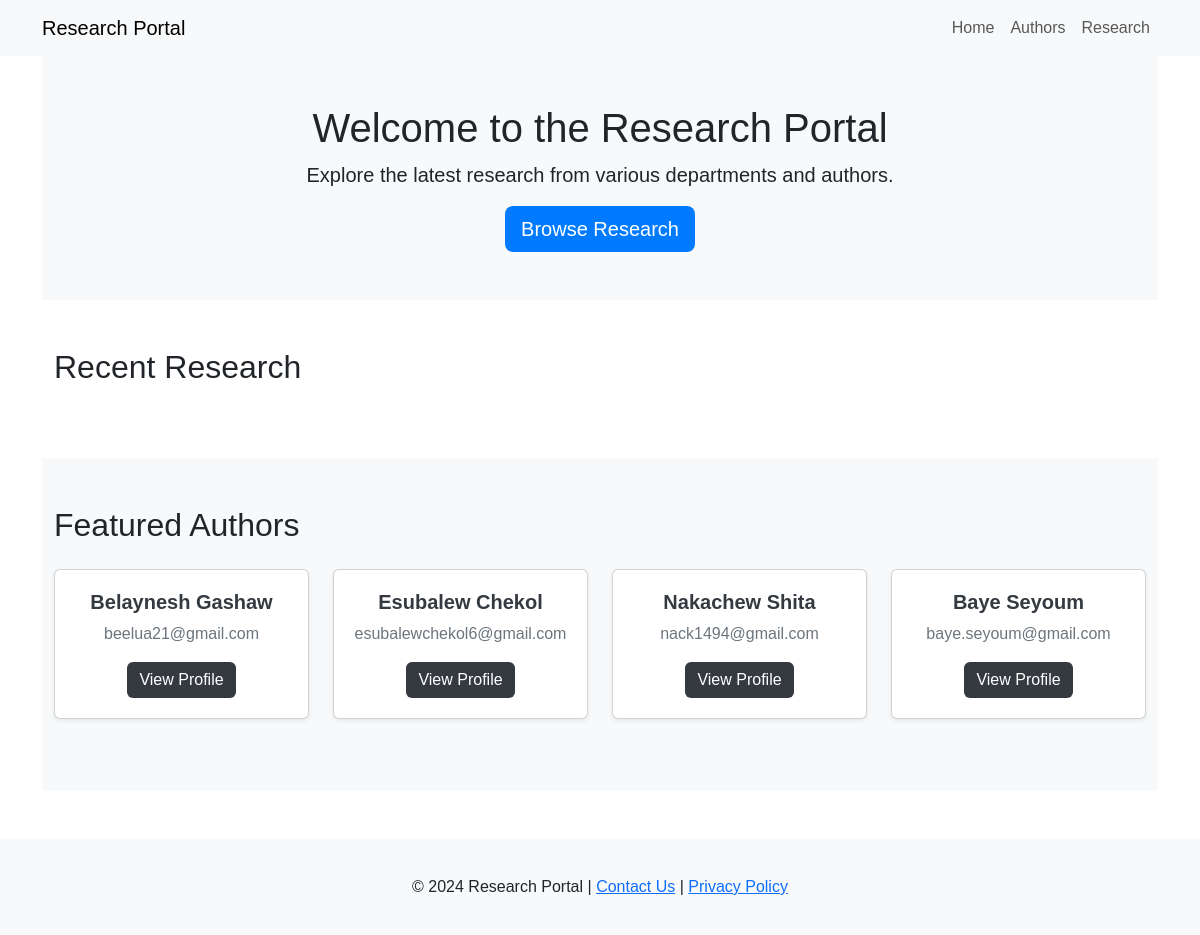
Before: / with the older database file.
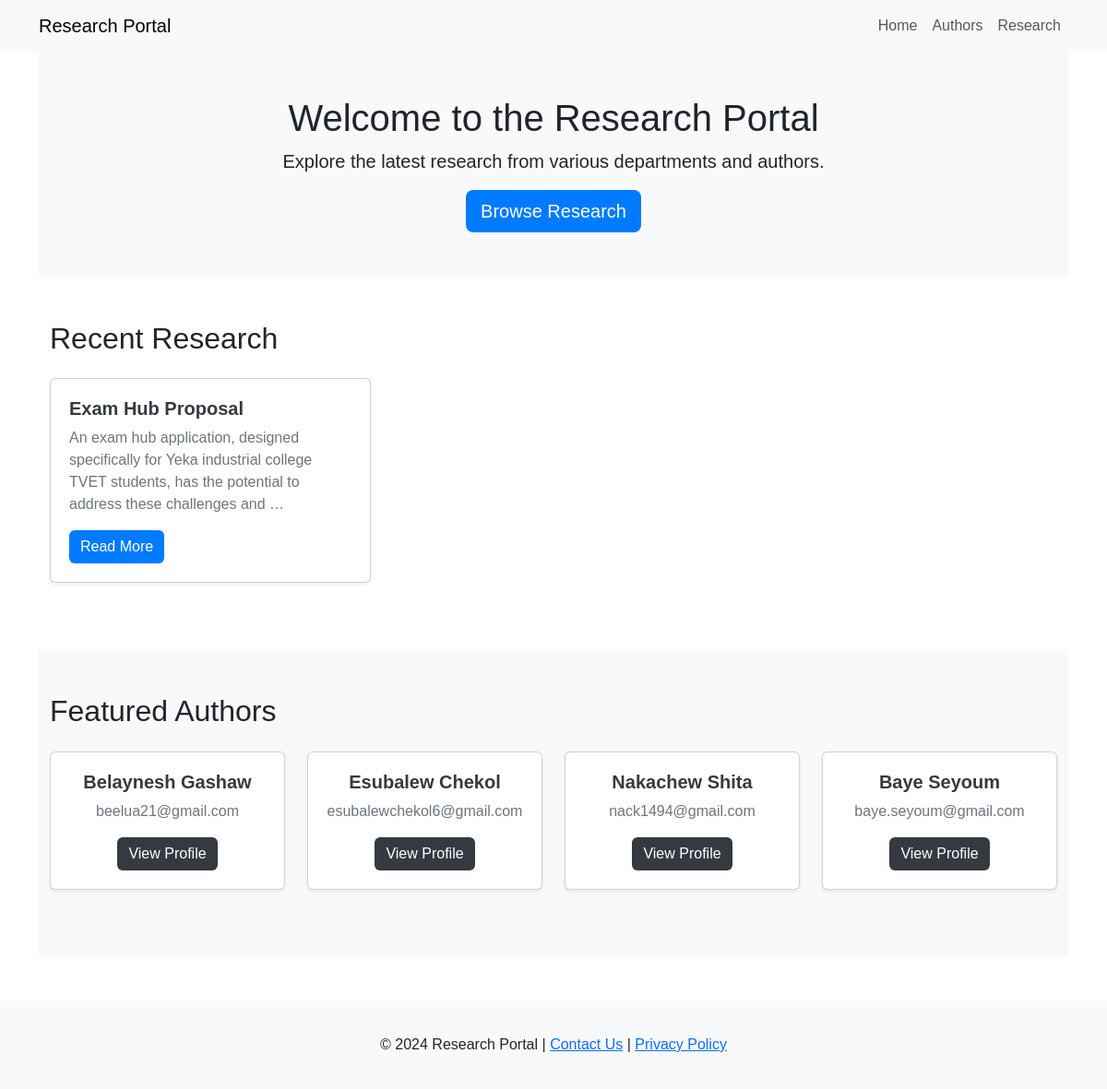
After: the same page with the newer database file.
### portal/models.py (models this page shows, shortened)
class Author(models.Model):
    first_name = models.CharField(max_length=50)
    last_name = models.CharField(max_length=50)
    email = models.EmailField(unique=True)

class Research(models.Model):
    title = models.CharField(max_length=200)
    summary = models.TextField()
    authors = models.ManyToManyField(Author, related_name='researches')  # Many-to-Many relationship
    department = models.ForeignKey(Department, on_delete=models.CASCADE,
                                   related_name='researches')  # Many-to-One relationship
    file = models.FileField(upload_to='research_files/', blank=True, null=True)  # File upload (PDF/Word)

### portal/views.py (the view)
# urls.py: path('', views.home, name='home'),
def home(request):
    recent_research = Research.objects.order_by('-id')[:6]  # Adjust the number as needed
    featured_authors = Author.objects.all()[:4]  # Adjust the number as needed
    context = {
        'recent_research': recent_research,
        'featured_authors': featured_authors
    }
    return render(request, 'home.html', context)

### templates/home.html (shortened to what this page needs)
{% extends 'base.html' %}
{% block content %}
<section class="py-5 text-center bg-light">
    <div class="container">
        <h1>Welcome to the Research Portal</h1>
        <p class="lead">Explore the latest research from various departments and authors.</p>
        <a href="{% url 'research' %}" class="btn btn-primary btn-lg">Browse Research</a>
    </div>
</section>
<section class="my-5">
    <div class="container">
        <h2 class="mb-4">Recent Research</h2>
        <div class="row">
            {% for research in recent_research %}
            <div class="col-md-4">
                <div class="card mb-4 shadow-sm">
                    <div class="card-body">
                        <h5 class="card-title">{{ research.title }}</h5>
                        <p class="card-text">{{ research.summary|truncatewords:20 }}</p>
                        <a href="{% url 'research_detail' research.id %}" class="btn btn-primary">Read More</a>
                    </div>
                </div>
            </div>
            {% endfor %}
        </div>
    </div>
</section>
<section class="my-5 bg-light py-5">
    <div class="container">
        <h2 class="mb-4">Featured Authors</h2>
        <div class="row">
            {% for author in featured_authors %}
            <div class="col-md-3">
                <div class="card mb-4 shadow-sm text-center">
                    <div class="card-body">
                        <h5 class="card-title">{{ author.first_name }} {{ author.last_name }}</h5>
                        <p class="card-text">{{ author.email }}</p>
                        <a href="{% url 'author_detail' author.id %}" class="btn btn-secondary">View Profile</a>
                    </div>
                </div>
            </div>
            {% endfor %}
        </div>
    </div>
</section>
{% endblock %}

### templates/base.html (shortened to what this page needs)
{% load static %}
<!DOCTYPE html>
<html lang="en">
<head>
    <link href="https://cdn.jsdelivr.net/npm/bootstrap@5.3.0/dist/css/bootstrap.min.css" rel="stylesheet">
    <link rel="stylesheet" href="{% static 'css/styles.css' %}">
</head>
<body class="d-flex flex-column min-vh-100">
    <nav class="navbar navbar-expand-lg navbar-light bg-light">
        <div class="container">
            <a class="navbar-brand" href="{% url 'home' %}">Research Portal</a>
            <div class="collapse navbar-collapse" id="navbarNav">
                <ul class="navbar-nav ms-auto">
                    <li class="nav-item">
                        <a class="nav-link" href="{% url 'home' %}">Home</a>
                    </li>
                    <li class="nav-item">
                        <a class="nav-link" href="{% url 'authors' %}">Authors</a>
                    </li>
                    <li class="nav-item">
                        <a class="nav-link" href="{% url 'research' %}">Research</a>
                    </li>
                </ul>
            </div>
        </div>
    </nav>
    <main class="container">
        {% block content %}
        {% endblock %}
    </main>
    <footer class="bg-light text-center text-lg-start mt-auto">
        <div class="text-center p-3">
            © 2024 Research Portal | <a href="#">Contact Us</a> | <a href="#">Privacy Policy</a>
        </div>
    </footer>
</body>
</html>

### portal/static/css/styles.css (style rules this page uses)
body { font-family: 'Arial', sans-serif; }
.card-title { font-weight: bold; }
footer { background-color: #f8f9fa; padding: 20px 0; }
html, body { height: 100%; }
main.container { flex-grow: 1; }
footer { background-color: #f8f9fa; padding: 20px 0; position: relative; bottom: 0; width: 100%; text-align: center; }
.card-body { padding: 20px; }
.card-title { font-size: 1.25rem; font-weight: bold; color: #343a40; }
.card-text { font-size: 1rem; color: #6c757d; }
.btn-secondary { background-color: #343a40; border: none; }
.btn-primary { background-color: #007bff; border: none; }

Changed rows visible on the page:
added Research: title "Exam Hub Proposal", summary "An exam hub application, designed specifically for Yeka industrial college TVET students, has the potential to address these challenges and …"
